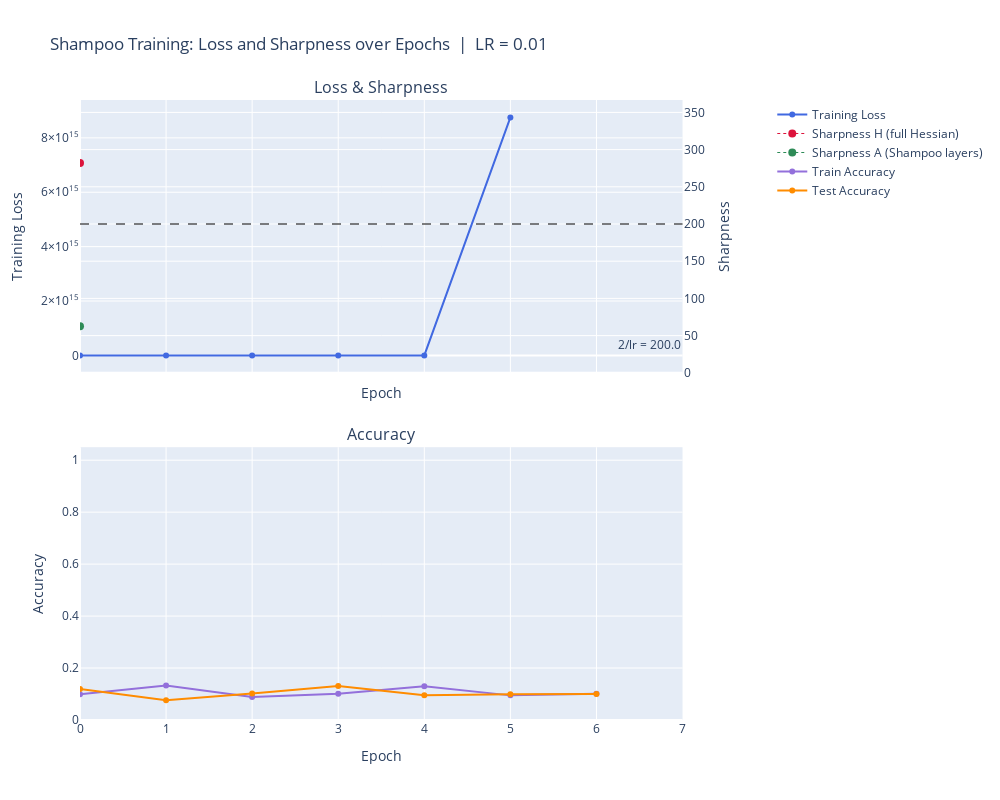
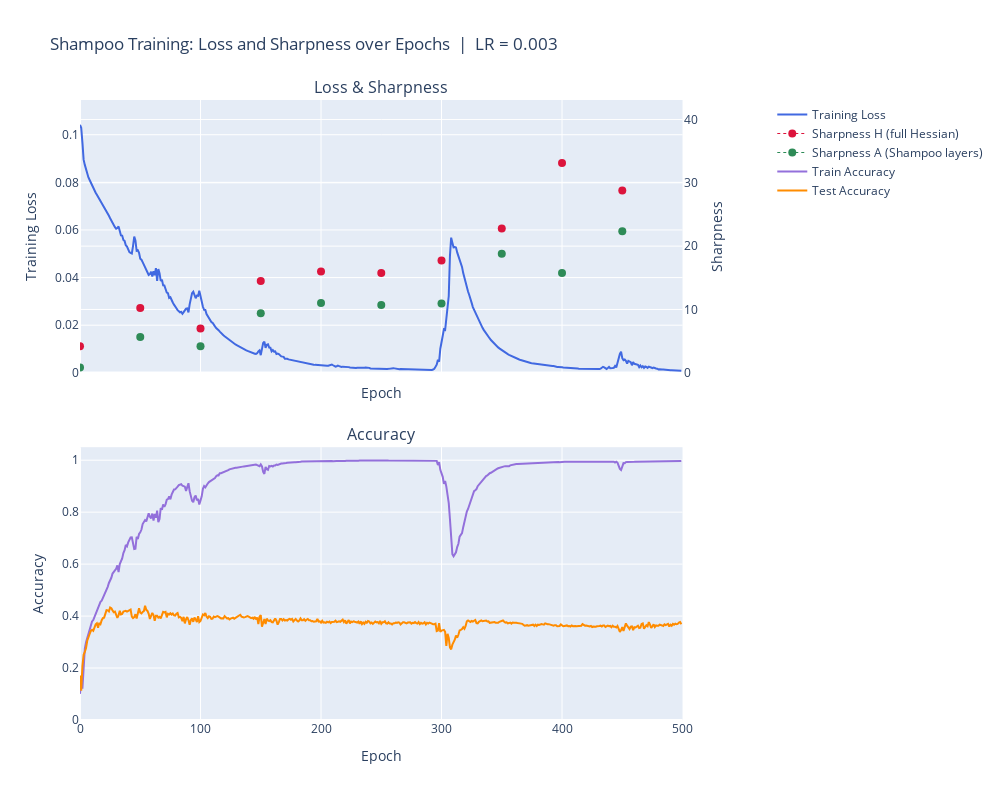
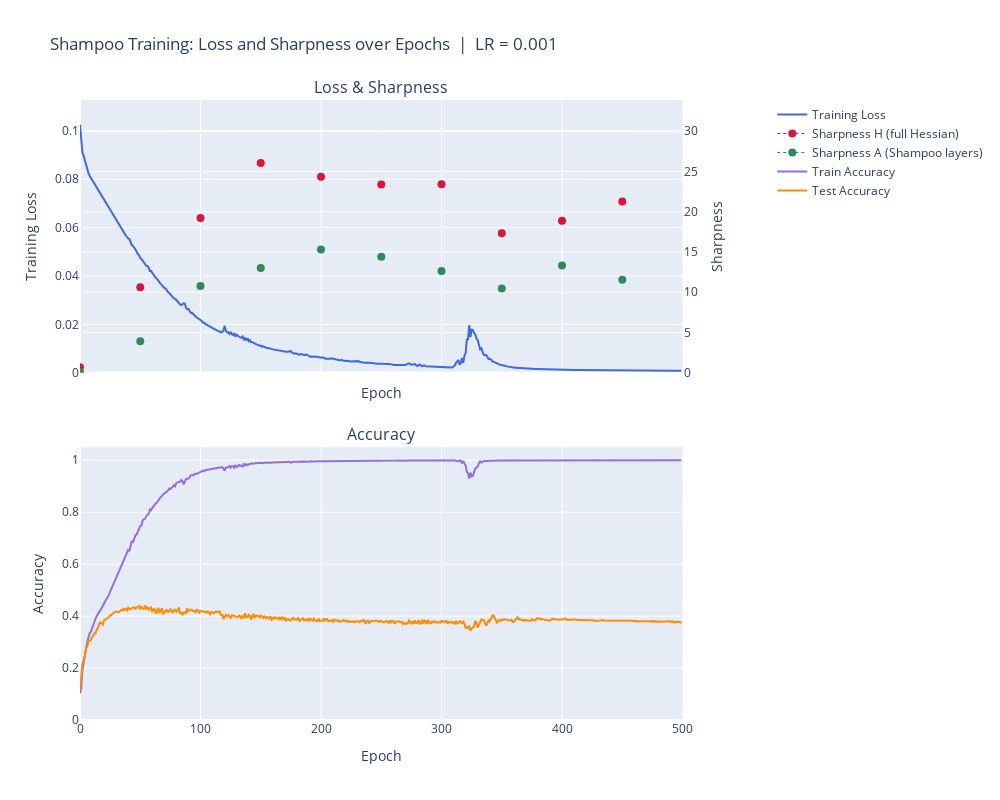
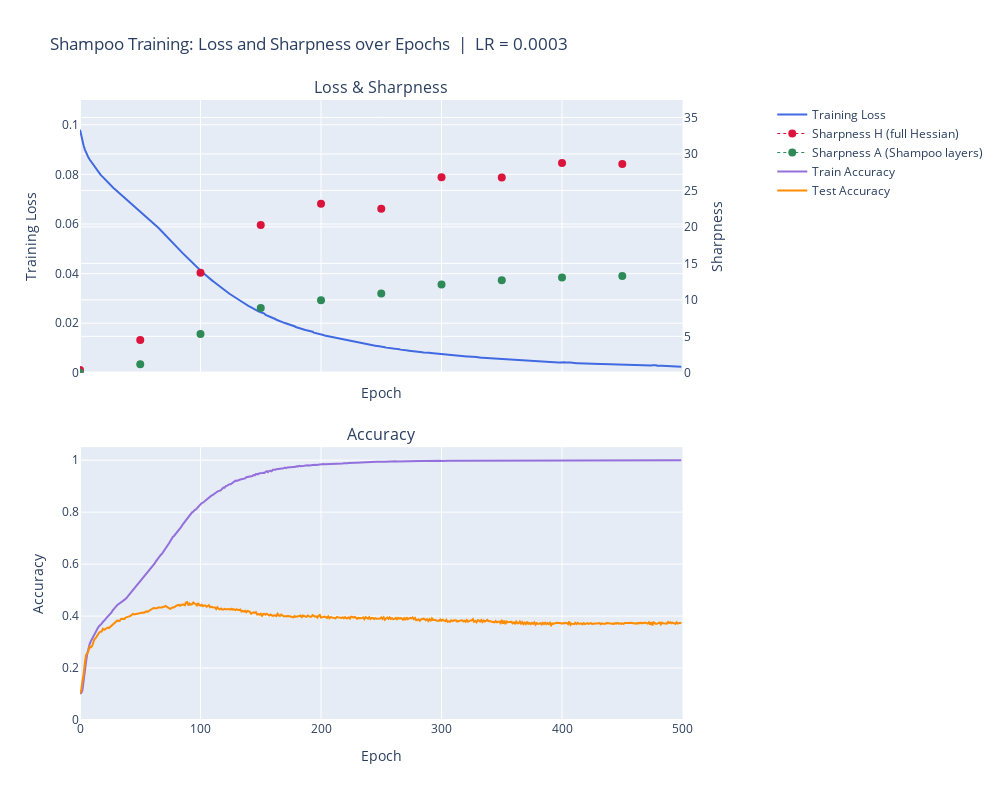

The notebook cell these images were saved under, in order:
### Code cell
for model_id in sorted(md['model_id'].unique()):
    plot_output_data(md, out, model_id=model_id)

### Figure 1 — Plotly figure (JSON) as saved in the notebook; plotly's stock layout.template omitted (floating-point values rounded to 4 significant figures)
{"data": [{"line": {"color": "royalblue", "width": 2}, "name": "Training Loss", "type": "scatter", "x": [0, 1, 2, 3, 4, 5, 6], "xaxis": "x", "y": [0.1033, 6.065, 1.618, 384.8, 390500.0, 8753000000000000.0, Infinity], "yaxis": "y"}, {"connectgaps": false, "line": {"color": "crimson", "dash": "dot", "width": 1}, "marker": {"color": "crimson", "size": 8}, "mode": "markers+lines", "name": "Sharpness H (full Hessian)", "type": "scatter", "x": [0, 1, 2, 3, 4, 5, 6], "xaxis": "x", "y": [282.1, NaN, NaN, NaN, NaN, NaN, NaN], "yaxis": "y2"}, {"connectgaps": false, "line": {"color": "seagreen", "dash": "dot", "width": 1}, "marker": {"color": "seagreen", "size": 8}, "mode": "markers+lines", "name": "Sharpness A (Shampoo layers)", "type": "scatter", "x": [0, 1, 2, 3, 4, 5, 6], "xaxis": "x", "y": [62.5, NaN, NaN, NaN, NaN, NaN, NaN], "yaxis": "y2"}, {"line": {"color": "mediumpurple", "width": 2}, "name": "Train Accuracy", "type": "scatter", "x": [0, 1, 2, 3, 4, 5, 6], "xaxis": "x2", "y": [0.0992, 0.1324, 0.089, 0.1008, 0.1296, 0.0948, 0.1006], "yaxis": "y3"}, {"line": {"color": "darkorange", "width": 2}, "name": "Test Accuracy", "type": "scatter", "x": [0, 1, 2, 3, 4, 5, 6], "xaxis": "x2", "y": [0.119, 0.076, 0.102, 0.131, 0.095, 0.099, 0.1], "yaxis": "y3"}], "layout": {"annotations": [{"font": {"size": 16}, "showarrow": false, "text": "Loss & Sharpness", "x": 0.47, "xanchor": "center", "xref": "paper", "y": 1, "yanchor": "bottom", "yref": "paper"}, {"font": {"size": 16}, "showarrow": false, "text": "Accuracy", "x": 0.47, "xanchor": "center", "xref": "paper", "y": 0.44, "yanchor": "bottom", "yref": "paper"}, {"showarrow": false, "text": "2/lr = 200.0", "x": 1, "xanchor": "right", "xref": "x domain", "y": 200, "yanchor": "bottom", "yref": "y"}], "height": 800, "legend": {"x": 1.08, "y": 1}, "margin": {"r": 200}, "shapes": [{"line": {"color": "black", "dash": "dash", "width": 1}, "type": "line", "x0": 0, "x1": 1, "xref": "x domain", "y0": 200, "y1": 200, "yref": "y2"}], "title": {"text": "Shampoo Training: Loss and Sharpness over Epochs  |  LR = 0.01"}, "width": 1000, "xaxis": {"anchor": "y", "domain": [0, 0.94], "matches": "x2", "range": [0, 7], "showticklabels": false, "title": {"text": "Epoch"}, "type": "linear"}, "xaxis2": {"anchor": "y3", "domain": [0, 0.94], "range": [0, 7], "title": {"text": "Epoch"}, "type": "linear"}, "yaxis": {"anchor": "x", "autorange": true, "domain": [0.56, 1], "range": [-639500000000000.0, 9392396548504316], "title": {"text": "Training Loss"}, "type": "linear"}, "yaxis2": {"anchor": "x", "overlaying": "y", "range": [0, 366.7], "side": "right", "title": {"text": "Sharpness"}, "type": "linear"}, "yaxis3": {"anchor": "x2", "domain": [0, 0.44], "range": [0, 1.05], "title": {"text": "Accuracy"}, "type": "linear"}}}

### Figure 2 — Plotly figure (JSON) as saved in the notebook; plotly's stock layout.template omitted (floating-point values rounded to 4 significant figures; data arrays with more than 128 entries replaced by an {"elided": "..."} marker saying what was removed)
{"data": [{"line": {"color": "royalblue", "width": 2}, "name": "Training Loss", "type": "scatter", "x": {"elided": "500 int values"}, "xaxis": "x", "y": {"elided": "500 float values"}, "yaxis": "y"}, {"connectgaps": false, "line": {"color": "crimson", "dash": "dot", "width": 1}, "marker": {"color": "crimson", "size": 8}, "mode": "markers+lines", "name": "Sharpness H (full Hessian)", "type": "scatter", "x": {"elided": "500 int values"}, "xaxis": "x", "y": {"elided": "500 float values"}, "yaxis": "y2"}, {"connectgaps": false, "line": {"color": "seagreen", "dash": "dot", "width": 1}, "marker": {"color": "seagreen", "size": 8}, "mode": "markers+lines", "name": "Sharpness A (Shampoo layers)", "type": "scatter", "x": {"elided": "500 int values"}, "xaxis": "x", "y": {"elided": "500 float values"}, "yaxis": "y2"}, {"line": {"color": "mediumpurple", "width": 2}, "name": "Train Accuracy", "type": "scatter", "x": {"elided": "500 int values"}, "xaxis": "x2", "y": {"elided": "500 float values"}, "yaxis": "y3"}, {"line": {"color": "darkorange", "width": 2}, "name": "Test Accuracy", "type": "scatter", "x": {"elided": "500 int values"}, "xaxis": "x2", "y": {"elided": "500 float values"}, "yaxis": "y3"}], "layout": {"annotations": [{"font": {"size": 16}, "showarrow": false, "text": "Loss & Sharpness", "x": 0.47, "xanchor": "center", "xref": "paper", "y": 1, "yanchor": "bottom", "yref": "paper"}, {"font": {"size": 16}, "showarrow": false, "text": "Accuracy", "x": 0.47, "xanchor": "center", "xref": "paper", "y": 0.44, "yanchor": "bottom", "yref": "paper"}, {"showarrow": false, "text": "2/lr = 666.7", "x": 1, "xanchor": "right", "xref": "x domain", "y": 666.7, "yanchor": "bottom", "yref": "y"}], "height": 800, "legend": {"x": 1.08, "y": 1}, "margin": {"r": 200}, "shapes": [{"line": {"color": "black", "dash": "dash", "width": 1}, "type": "line", "x0": 0, "x1": 1, "xref": "x domain", "y0": 666.7, "y1": 666.7, "yref": "y2"}], "title": {"text": "Shampoo Training: Loss and Sharpness over Epochs  |  LR = 0.003"}, "width": 1000, "xaxis": {"anchor": "y", "domain": [0, 0.94], "matches": "x2", "range": [0, 500], "showticklabels": false, "title": {"text": "Epoch"}, "type": "linear"}, "xaxis2": {"anchor": "y3", "domain": [0, 0.94], "range": [0, 500], "title": {"text": "Epoch"}, "type": "linear"}, "yaxis": {"anchor": "x", "domain": [0.56, 1], "range": [0, 0.1146], "title": {"text": "Training Loss"}, "type": "linear"}, "yaxis2": {"anchor": "x", "overlaying": "y", "range": [0, 43.08], "side": "right", "title": {"text": "Sharpness"}, "type": "linear"}, "yaxis3": {"anchor": "x2", "domain": [0, 0.44], "range": [0, 1.05], "title": {"text": "Accuracy"}, "type": "linear"}}}

### Figure 3 — Plotly figure (JSON) as saved in the notebook; plotly's stock layout.template omitted (floating-point values rounded to 4 significant figures; data arrays with more than 128 entries replaced by an {"elided": "..."} marker saying what was removed)
{"data": [{"line": {"color": "royalblue", "width": 2}, "name": "Training Loss", "type": "scatter", "x": {"elided": "500 int values"}, "xaxis": "x", "y": {"elided": "500 float values"}, "yaxis": "y"}, {"connectgaps": false, "line": {"color": "crimson", "dash": "dot", "width": 1}, "marker": {"color": "crimson", "size": 8}, "mode": "markers+lines", "name": "Sharpness H (full Hessian)", "type": "scatter", "x": {"elided": "500 int values"}, "xaxis": "x", "y": {"elided": "500 float values"}, "yaxis": "y2"}, {"connectgaps": false, "line": {"color": "seagreen", "dash": "dot", "width": 1}, "marker": {"color": "seagreen", "size": 8}, "mode": "markers+lines", "name": "Sharpness A (Shampoo layers)", "type": "scatter", "x": {"elided": "500 int values"}, "xaxis": "x", "y": {"elided": "500 float values"}, "yaxis": "y2"}, {"line": {"color": "mediumpurple", "width": 2}, "name": "Train Accuracy", "type": "scatter", "x": {"elided": "500 int values"}, "xaxis": "x2", "y": {"elided": "500 float values"}, "yaxis": "y3"}, {"line": {"color": "darkorange", "width": 2}, "name": "Test Accuracy", "type": "scatter", "x": {"elided": "500 int values"}, "xaxis": "x2", "y": {"elided": "500 float values"}, "yaxis": "y3"}], "layout": {"annotations": [{"font": {"size": 16}, "showarrow": false, "text": "Loss & Sharpness", "x": 0.47, "xanchor": "center", "xref": "paper", "y": 1, "yanchor": "bottom", "yref": "paper"}, {"font": {"size": 16}, "showarrow": false, "text": "Accuracy", "x": 0.47, "xanchor": "center", "xref": "paper", "y": 0.44, "yanchor": "bottom", "yref": "paper"}, {"showarrow": false, "text": "2/lr = 2000.0", "x": 1, "xanchor": "right", "xref": "x domain", "y": 2000, "yanchor": "bottom", "yref": "y"}], "height": 800, "legend": {"x": 1.08, "y": 1}, "margin": {"r": 200}, "shapes": [{"line": {"color": "black", "dash": "dash", "width": 1}, "type": "line", "x0": 0, "x1": 1, "xref": "x domain", "y0": 2000, "y1": 2000, "yref": "y2"}], "title": {"text": "Shampoo Training: Loss and Sharpness over Epochs  |  LR = 0.001"}, "width": 1000, "xaxis": {"anchor": "y", "domain": [0, 0.94], "matches": "x2", "range": [0, 500], "showticklabels": false, "title": {"text": "Epoch"}, "type": "linear"}, "xaxis2": {"anchor": "y3", "domain": [0, 0.94], "range": [0, 500], "title": {"text": "Epoch"}, "type": "linear"}, "yaxis": {"anchor": "x", "domain": [0.56, 1], "range": [0, 0.1128], "title": {"text": "Training Loss"}, "type": "linear"}, "yaxis2": {"anchor": "x", "overlaying": "y", "range": [0, 33.88], "side": "right", "title": {"text": "Sharpness"}, "type": "linear"}, "yaxis3": {"anchor": "x2", "domain": [0, 0.44], "range": [0, 1.05], "title": {"text": "Accuracy"}, "type": "linear"}}}

### Figure 4 — Plotly figure (JSON) as saved in the notebook; plotly's stock layout.template omitted (floating-point values rounded to 4 significant figures; data arrays with more than 128 entries replaced by an {"elided": "..."} marker saying what was removed)
{"data": [{"line": {"color": "royalblue", "width": 2}, "name": "Training Loss", "type": "scatter", "x": {"elided": "500 int values"}, "xaxis": "x", "y": {"elided": "500 float values"}, "yaxis": "y"}, {"connectgaps": false, "line": {"color": "crimson", "dash": "dot", "width": 1}, "marker": {"color": "crimson", "size": 8}, "mode": "markers+lines", "name": "Sharpness H (full Hessian)", "type": "scatter", "x": {"elided": "500 int values"}, "xaxis": "x", "y": {"elided": "500 float values"}, "yaxis": "y2"}, {"connectgaps": false, "line": {"color": "seagreen", "dash": "dot", "width": 1}, "marker": {"color": "seagreen", "size": 8}, "mode": "markers+lines", "name": "Sharpness A (Shampoo layers)", "type": "scatter", "x": {"elided": "500 int values"}, "xaxis": "x", "y": {"elided": "500 float values"}, "yaxis": "y2"}, {"line": {"color": "mediumpurple", "width": 2}, "name": "Train Accuracy", "type": "scatter", "x": {"elided": "500 int values"}, "xaxis": "x2", "y": {"elided": "500 float values"}, "yaxis": "y3"}, {"line": {"color": "darkorange", "width": 2}, "name": "Test Accuracy", "type": "scatter", "x": {"elided": "500 int values"}, "xaxis": "x2", "y": {"elided": "500 float values"}, "yaxis": "y3"}], "layout": {"annotations": [{"font": {"size": 16}, "showarrow": false, "text": "Loss & Sharpness", "x": 0.47, "xanchor": "center", "xref": "paper", "y": 1, "yanchor": "bottom", "yref": "paper"}, {"font": {"size": 16}, "showarrow": false, "text": "Accuracy", "x": 0.47, "xanchor": "center", "xref": "paper", "y": 0.44, "yanchor": "bottom", "yref": "paper"}, {"showarrow": false, "text": "2/lr = 6666.7", "x": 1, "xanchor": "right", "xref": "x domain", "y": 6667.0, "yanchor": "bottom", "yref": "y"}], "height": 800, "legend": {"x": 1.08, "y": 1}, "margin": {"r": 200}, "shapes": [{"line": {"color": "black", "dash": "dash", "width": 1}, "type": "line", "x0": 0, "x1": 1, "xref": "x domain", "y0": 6667.0, "y1": 6667.0, "yref": "y2"}], "title": {"text": "Shampoo Training: Loss and Sharpness over Epochs  |  LR = 0.0003"}, "width": 1000, "xaxis": {"anchor": "y", "domain": [0, 0.94], "matches": "x2", "range": [0, 500], "showticklabels": false, "title": {"text": "Epoch"}, "type": "linear"}, "xaxis2": {"anchor": "y3", "domain": [0, 0.94], "range": [0, 500], "title": {"text": "Epoch"}, "type": "linear"}, "yaxis": {"anchor": "x", "domain": [0.56, 1], "range": [0, 0.11], "title": {"text": "Training Loss"}, "type": "linear"}, "yaxis2": {"anchor": "x", "overlaying": "y", "range": [0, 37.4], "side": "right", "title": {"text": "Sharpness"}, "type": "linear"}, "yaxis3": {"anchor": "x2", "domain": [0, 0.44], "range": [0, 1.05], "title": {"text": "Accuracy"}, "type": "linear"}}}
